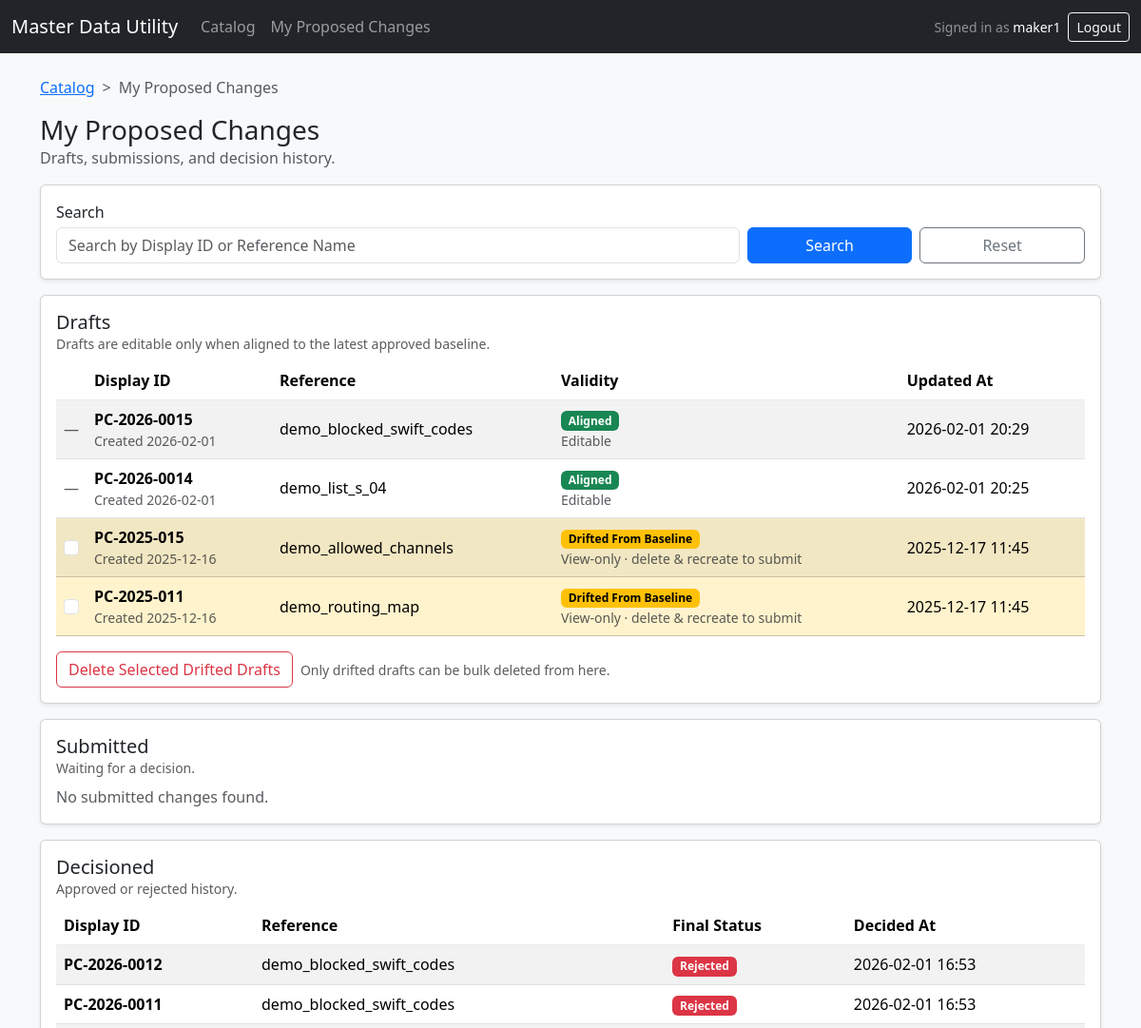
Page /proposed/ (signed in, upper part) on the earlier database version.
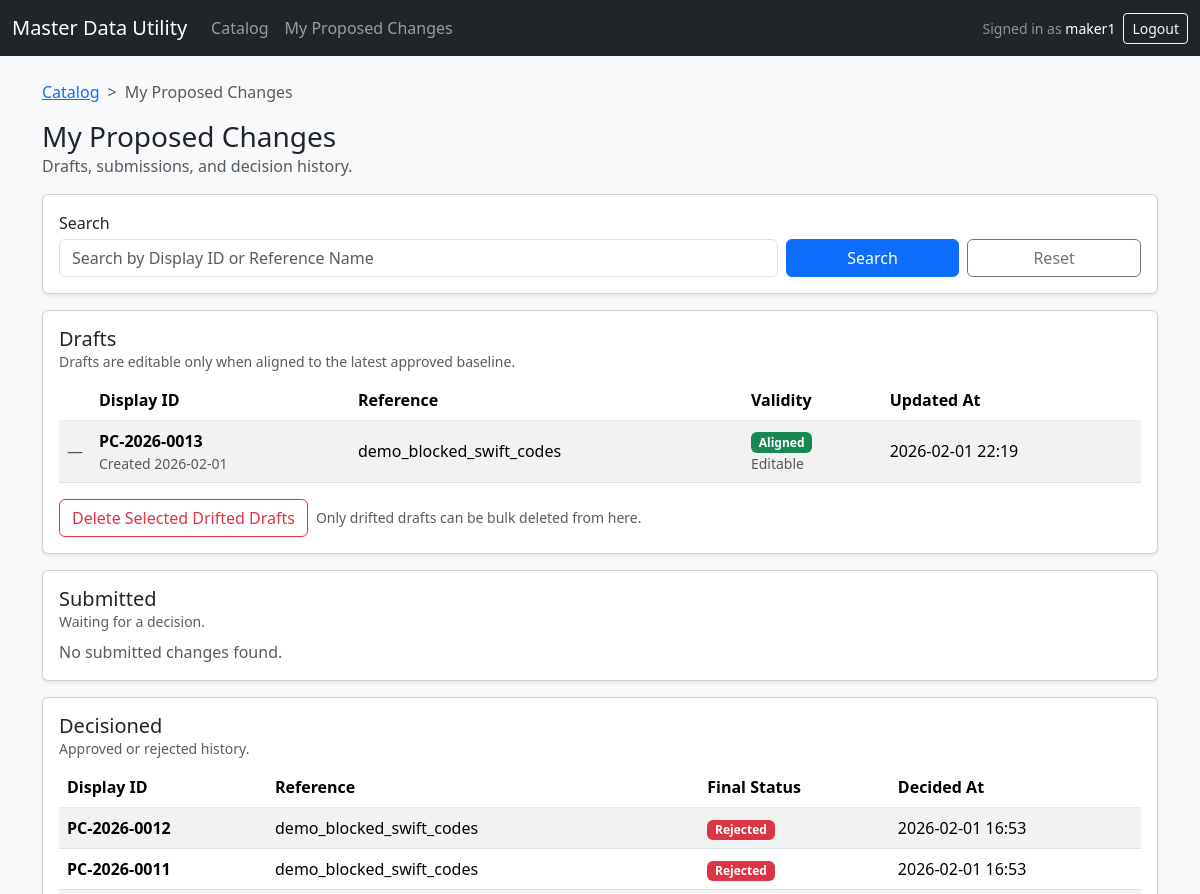
Same page on the later database version.
### mdu/models.py (models this page shows, shortened)
class ChangeRequest(models.Model):
    class Status(models.TextChoices):
        DRAFT = "DRAFT", "Draft"
        SUBMITTED = "SUBMITTED", "Submitted"
        APPROVED = "APPROVED", "Approved"
        REJECTED = "REJECTED", "Rejected"
    class ChangeCategory(models.TextChoices):
        NONE = "", "— Select —"
        DATA_CORRECTION = "DATA_CORRECTION", "Data Correction"
        NEW_VALUE_ADD = "NEW_VALUE_ADD", "New Value Add"
        POLICY_COMPLIANCE = "POLICY_COMPLIANCE", "Policy / Compliance"
        OPERATIONAL_UPDATE = "OPERATIONAL_UPDATE", "Operational Update"
        ENHANCEMENT = "ENHANCEMENT", "Enhancement"
        OTHER = "OTHER", "Other"
    class CollaborationMode(models.TextChoices):
        SINGLE_OWNER = "SINGLE_OWNER", "Single-owner"
        COLLABORATIVE = "COLLABORATIVE", "Collaborative"
    class DDAReviewStatus(models.TextChoices):
        NOT_REQUIRED = "NOT_REQUIRED", "Not required"
        REQUIRED = "REQUIRED", "Required"
        PENDING = "PENDING", "Pending"
        APPROVED = "APPROVED", "Approved"
        REJECTED = "REJECTED", "Rejected"
    header = models.ForeignKey(MDUHeader, on_delete=models.CASCADE, related_name="changes")
    display_id = models.CharField(max_length=30, unique=True)
    draft_uuid = models.UUIDField(default=uuid.uuid4, unique=True, editable=False)
    lock_version = models.PositiveIntegerField(default=1)
    collaboration_mode = models.CharField(
        max_length=20,
        choices=CollaborationMode.choices,
        default=CollaborationMode.SINGLE_OWNER,
    )
    tracking_id = models.CharField(max_length=80, blank=True, default="")
    version = models.IntegerField(null=True, blank=True)
    status = models.CharField(max_length=20, choices=Status.choices, default=Status.DRAFT)
    operation_hint = models.CharField(max_length=40, blank=True, default="")
    override_retired_flag = models.CharField(max_length=1, default="N")
    dda_review_status = models.CharField(
        max_length=20,
        choices=DDAReviewStatus.choices,
        default=DDAReviewStatus.NOT_REQUIRED,
    )
    requested_by_sid = models.CharField(max_length=40, blank=True, default="")
    business_owner_sid = models.CharField(max_length=40, blank=True, default="")
    approver_ad_group = models.CharField(max_length=120, blank=True, default="")
    change_reason = models.CharField(max_length=400, blank=True, default="")
    change_ticket_ref = models.CharField(max_length=120, blank=True, default="")
    change_category = models.CharField(
        max_length=60,
        choices=ChangeCategory.choices,
        blank=True,
        default=ChangeCategory.NONE,
    )
    risk_impact = models.CharField(max_length=60, blank=True, default="")
    request_source_channel = models.CharField(max_length=60, blank=True, default="")
    request_source_system = models.CharField(max_length=60, blank=True, default="")
    payload_json = models.TextField(blank=True, default="")
    submitted_at = models.DateTimeField(null=True, blank=True)
    decided_at = models.DateTimeField(null=True, blank=True)
    decision_note = models.TextField(blank=True, default="")
    decided_by_sid = models.CharField(max_length=40, blank=True, default="")
    override_scope_flag = models.BooleanField(default=False)
    override_scope_reason = models.CharField(max_length=400, blank=True, default="")
    created_by = models.ForeignKey(
        User, on_delete=models.SET_NULL, null=True, blank=True, related_name="created_changes"
    )
    created_at = models.DateTimeField(default=timezone.now)
    updated_at = models.DateTimeField(auto_now=True)
    bulk_add_count = models.PositiveSmallIntegerField(default=0)
    class Meta:
        constraints = [
            models.UniqueConstraint(
                fields=["header", "collaboration_mode"],
                condition=models.Q(status="SUBMITTED", collaboration_mode="SINGLE_OWNER"),
                name="uniq_submitted_cr_per_header_single_owner",
            )
        ]

class MDUHeader(models.Model):
    class Status(models.TextChoices):
        PENDING_REVIEW = "PENDING_REVIEW", "Pending review"
        IN_REVIEW = "IN_REVIEW", "In review"
        ACTIVE = "ACTIVE", "Active"
        REJECTED = "REJECTED", "Rejected"
        RETIRED = "RETIRED", "Retired"
    class DataClassification(models.TextChoices):
        GENERAL = "GENERAL", "GENERAL Reference Data"
        CLASSIFIED = "CLASSIFIED", "CLASSIFIED Reference Data"
    class CollaborationMode(models.TextChoices):
        SINGLE_OWNER = "SINGLE_OWNER", "Single-owner"
        COLLABORATIVE = "COLLABORATIVE", "Collaborative"
    class ApprovalModel(models.TextChoices):
        REFERENCE_LEVEL = "REFERENCE_LEVEL", "Reference-level"
        ROW_LEVEL = "ROW_LEVEL", "Row-level"
    class ApprovalScope(models.TextChoices):
        GLOBAL = "GLOBAL", "Global"
        REGIONAL = "REGIONAL", "Regional"
    ref_name = models.CharField(max_length=200, unique=True)
    ref_type = models.CharField(max_length=20, default="map")
    mode = models.CharField(max_length=20, default="versioning")
    status = models.CharField(max_length=20, choices=Status.choices, default=Status.PENDING_REVIEW)
    description = models.CharField(max_length=400, blank=True, default="")
    owner_group = models.CharField(max_length=120, blank=True, default="")
    tags = models.CharField(max_length=400, blank=True, default="")
    category = models.CharField(max_length=120, blank=True, default="")
    data_classification = models.CharField(
        max_length=20,
        choices=DataClassification.choices,
        default=DataClassification.GENERAL,
    )
    collaboration_mode = models.CharField(
        max_length=20,
        choices=CollaborationMode.choices,
        default=CollaborationMode.SINGLE_OWNER,
    )
    owning_domain_lob = models.CharField(max_length=120, blank=True, default="")
    approval_model = models.CharField(
        max_length=30,
        choices=ApprovalModel.choices,
        default=ApprovalModel.REFERENCE_LEVEL,
    )
    approval_scope = models.CharField(
        max_length=20,
        choices=ApprovalScope.choices,
        default=ApprovalScope.GLOBAL,
    )
    approver_group_mapping = models.TextField(blank=True, default="")
    effective_dating_rules = models.CharField(max_length=200, blank=True, default="")
    history_retention_expectations = models.CharField(max_length=200, blank=True, default="")
    created_at = models.DateTimeField(default=timezone.now)
    updated_at = models.DateTimeField(auto_now=True)
    last_approved_change = models.ForeignKey(
        "ChangeRequest",
        on_delete=models.SET_NULL,
        null=True,
        blank=True,
        related_name="as_last_for_headers",
    )

### mdu/views.py (the view)
# urls.py: path("proposed/", views.proposed_change_list, name="proposed_change_list"),
@group_required("maker", "steward", "approver")
def proposed_change_list(request):
    q = (request.GET.get("q") or "").strip()
    base = ChangeRequest.objects.select_related("header", "created_by").order_by("-updated_at", "-id")
    if q:
        base = base.filter(Q(display_id__icontains=q) | Q(header__ref_name__icontains=q))
    my = base.filter(created_by=request.user)
    drafts = list(my.filter(status=ChangeRequest.Status.DRAFT))
    submitted = list(my.filter(status=ChangeRequest.Status.SUBMITTED))
    decisioned = list(my.filter(status__in=[ChangeRequest.Status.APPROVED, ChangeRequest.Status.REJECTED]))
    header_cache: dict[int, dict[str, str | int | None]] = {}
    drifted_ids: set[int] = set()
    for d in drafts:
        h = d.header
        if h.pk not in header_cache:
            baseline_payload_latest, baseline_version_latest = _current_baseline_for_header(h)
            header_cache[h.pk] = {
                "baseline_version": baseline_version_latest,
                "baseline_fp": _normalized_payload_fingerprint(baseline_payload_latest),
            }
        info = header_cache[h.pk]
        baseline_version_latest = info.get("baseline_version")
        baseline_fp_latest = info.get("baseline_fp")
        aligned = False
        if d.version is not None and baseline_version_latest is not None:
            aligned = (d.version == baseline_version_latest)
        else:
            aligned = (_normalized_payload_fingerprint(d.payload_json or "") == baseline_fp_latest)
        if not aligned:
            drifted_ids.add(d.pk)
    breadcrumbs = [
        _crumb("Catalog", reverse("mdu:catalog")),
        _crumb("My Proposed Changes", None),
    ]
    return render(request, "mdu/proposed_change_list.html", {
        "q": q,
        "drafts": drafts,
        "submitted": submitted,
        "decisioned": decisioned,
        "drifted_ids": drifted_ids,
        "breadcrumbs": breadcrumbs,
        **_role_flags(request.user),
    })

### mdu/permissions.py (called while the page is built)
def in_group(user, group_name: str) -> bool:
    return user.is_authenticated and user.groups.filter(name=group_name).exists()

def group_required(*group_names):
    def decorator(view_func):
        @login_required
        @wraps(view_func)
        def _wrapped(request, *args, **kwargs):
            if request.user.is_superuser:
                return view_func(request, *args, **kwargs)
            if any(in_group(request.user, g) for g in group_names):
                return view_func(request, *args, **kwargs)
            return HttpResponseForbidden("You don't have access to this page.")
        return _wrapped
    return decorator

### mdu/templatetags/mdu_extras.py (called while the page is built)
@register.filter
def in_group(user, group_name: str) -> bool:
    try:
        return user.is_authenticated and user.groups.filter(name=group_name).exists()
    except Exception:
        return False

### mdu/views.py (called while the page is built)
def _crumb(label, url=None):
    return {"label": label, "url": url}

def _role_flags(user):
    return {
        "is_maker": in_group(user, "maker"),
        "is_steward": in_group(user, "steward"),
        "is_approver": in_group(user, "approver"),
    }

### mdu/templates/mdu/proposed_change_list.html (shortened to what the changed rows need)
{% extends "base.html" %}
{% load mdu_extras %}
{% block content %}
<div class="card shadow-sm mb-3">
  <div class="card-body">
    {% if drafts %}
      <form method="post" action="{% url 'mdu:draft_bulk_delete' %}">
        <div class="table-responsive">
          <table class="table table-striped table-hover align-middle">
            <thead>
              <tr>
                <th style="width: 1px;"></th>
                <th class="text-nowrap">Display ID</th>
                <th class="text-nowrap">Reference</th>
                <th class="text-nowrap">Validity</th>
                <th class="text-nowrap">Updated At</th>
              </tr>
            </thead>
            <tbody>
              {% for d in drafts %}
                  <tr
                    data-href="{% url 'mdu:proposed_change_detail' pk=d.pk %}"
                    role="button"
                    tabindex="0"
                    class="clickable-row {% if d.pk in drifted_ids %}table-warning{% endif %}">
                    <td class="text-nowrap">
                      {% if d.pk in drifted_ids %}
                        <input class="form-check-input" type="checkbox" name="draft_ids" value="{{ d.pk }}" aria-label="Select drifted draft">
                      {% else %}
                        <span class="text-muted">—</span>
                      {% endif %}
                    </td>
                    <td class="text-nowrap">
                      <div class="fw-semibold">{{ d.display_id }}</div>
                      <div class="text-muted small">Created {{ d.created_at|date:"Y-m-d" }}</div>
                    </td>
                    <td class="text-nowrap">{{ d.header.ref_name }}</td>
                    <td class="text-nowrap">
                      {% if d.pk in drifted_ids %}
                        <span class="badge text-bg-warning">Drifted From Baseline</span>
                        <div class="text-muted small">View-only · delete &amp; recreate to submit</div>
                      {% else %}
                        <span class="badge text-bg-success">Aligned</span>
                        <div class="text-muted small">Editable</div>
                      {% endif %}
                    </td>
                    <td class="text-nowrap">{{ d.updated_at|date:"Y-m-d H:i" }}</td>
                  </tr>
              {% endfor %}
            </tbody>
          </table>
        </div>
      </form>
    {% else %}
      <div class="text-muted">No drafts found.</div>
    {% endif %}
  </div>
</div>
<div class="card shadow-sm">
  <div class="card-body">
    {% if decisioned %}
      <div class="table-responsive">
        <table class="table table-striped table-hover align-middle">
          <thead>
            <tr>
              <th class="text-nowrap">Display ID</th>
              <th class="text-nowrap">Reference</th>
              <th class="text-nowrap">Final Status</th>
              <th class="text-nowrap">Decided At</th>
            </tr>
          </thead>
          <tbody>
            {% for d in decisioned %}
              <tr data-href="{% url 'mdu:proposed_change_detail' pk=d.pk %}" role="button" tabindex="0" class="clickable-row">
                <td class="text-nowrap">
                  <div class="fw-semibold">{{ d.display_id }}</div>
                </td>
                <td class="text-nowrap">{{ d.header.ref_name }}</td>
                <td class="text-nowrap">
                  {% if d.status == 'APPROVED' %}
                    <span class="badge text-bg-success">Approved</span>
                  {% elif d.status == 'REJECTED' %}
                    <span class="badge text-bg-danger">Rejected</span>
                  {% else %}
                    <span class="badge text-bg-secondary">{{ d.get_status_display }}</span>
                  {% endif %}
                </td>
                <td class="text-nowrap">{{ d.decided_at|date:"Y-m-d H:i"|default:"—" }}</td>
              </tr>
            {% endfor %}
          </tbody>
        </table>
      </div>
    {% else %}
      <div class="text-muted">No decisioned changes found.</div>
    {% endif %}
  </div>
</div>
{% endblock %}

### templates/base.html (shortened to what this page needs)
{% load static %}
{% load mdu_extras %}
<!doctype html>
<html lang="en">
<head>
  <link href="https://cdn.jsdelivr.net/npm/bootstrap@5.3.3/dist/css/bootstrap.min.css" rel="stylesheet">
  <link rel="stylesheet" href="{% static 'mdu/css/app.css' %}?v=20260127-locked-rows">
</head>
<body class="bg-light">
  <nav class="navbar navbar-expand-lg navbar-dark bg-dark">
    <div class="container-fluid">
      <a class="navbar-brand" href="{% url 'mdu:catalog' %}">Master Data Utility</a>
      <div class="collapse navbar-collapse" id="nav">
        <ul class="navbar-nav me-auto mb-2 mb-lg-0">
          <li class="nav-item"><a class="nav-link" href="{% url 'mdu:catalog' %}">Catalog</a></li>
          {% if not request.user|in_group:"approver" and not request.user|in_group:"business_owner" %}
          <li class="nav-item"><a class="nav-link" href="{% url 'mdu:proposed_change_list' %}">My Proposed Changes</a></li>
          {% endif %}
        </ul>
        {% if request.user.is_authenticated %}
          <div class="d-flex align-items-center gap-2">
            <span class="text-white-50 small">
              Signed in as <span class="text-white">{{ request.user.username }}</span>
            </span>
            <form method="post" action="{% url 'logout' %}">
              <button type="submit" class="btn btn-sm btn-outline-light">Logout</button>
            </form>
          </div>
        {% endif %}
      </div>
    </div>
  </nav>
  <main class="container py-4">
    {% if breadcrumbs %}
      <nav aria-label="breadcrumb" class="mb-3">
        <ol class="breadcrumb small mb-0">
          {% for crumb in breadcrumbs %}
            {% if crumb.url %}
              <li class="breadcrumb-item"><a href="{{ crumb.url }}">{{ crumb.label }}</a></li>
            {% else %}
              <li class="breadcrumb-item active" aria-current="page">{{ crumb.label }}</li>
            {% endif %}
          {% endfor %}
        </ol>
      </nav>
    {% endif %}
    {% block content %}{% endblock %}
  </main>
</body>
</html>

Differences in the rows shown:
removed ChangeRequest: display_id "PC-2026-0015", created_at "2026-02-01", header.ref_name "demo_blocked_swift_codes", shows "Aligned", updated_at "2026-02-01 20:29", shown under "Drafts"
removed ChangeRequest: display_id "PC-2026-0014", created_at "2026-02-01", header.ref_name "demo_list_s_04", shows "Aligned", updated_at "2026-02-01 20:25", shown under "Drafts"
removed ChangeRequest: display_id "PC-2025-015", created_at "2025-12-16", header.ref_name "demo_allowed_channels", shows "Drifted From Baseline", updated_at "2025-12-17 11:45", shown under "Drafts"
removed ChangeRequest: display_id "PC-2025-011", created_at "2025-12-16", header.ref_name "demo_routing_map", shows "Drifted From Baseline", updated_at "2025-12-17 11:45", shown under "Drafts"
added ChangeRequest: display_id "PC-2026-0013", created_at "2026-02-01", header.ref_name "demo_blocked_swift_codes", shows "Aligned", updated_at "2026-02-01 22:19", shown under "Drafts"
